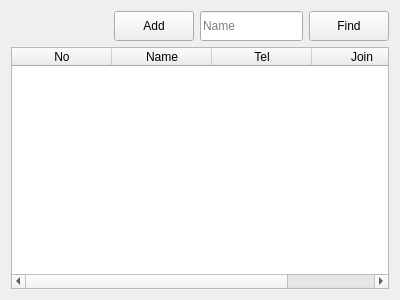
<?xml version="1.0" encoding="UTF-8"?>
<ui version="4.0">
 <class>EmployeeTabWidget</class>
 <widget class="QWidget" name="EmployeeTabWidget">
  <property name="geometry">
   <rect>
    <x>0</x>
    <y>0</y>
    <width>400</width>
    <height>300</height>
   </rect>
  </property>
  <property name="windowTitle">
   <string>Form</string>
  </property>
  <layout class="QGridLayout" name="gridLayout">
   <item row="0" column="0">
    <layout class="QHBoxLayout" name="horizontalLayout">
     <item>
      <spacer name="horizontalSpacer_2">
       <property name="orientation">
        <enum>Qt::Orientation::Horizontal</enum>
       </property>
       <property name="sizeHint" stdset="0">
        <size>
         <width>40</width>
         <height>20</height>
        </size>
       </property>
      </spacer>
     </item>
     <item>
      <spacer name="horizontalSpacer">
       <property name="orientation">
        <enum>Qt::Orientation::Horizontal</enum>
       </property>
       <property name="sizeHint" stdset="0">
        <size>
         <width>40</width>
         <height>20</height>
        </size>
       </property>
      </spacer>
     </item>
     <item>
      <spacer name="horizontalSpacer_3">
       <property name="orientation">
        <enum>Qt::Orientation::Horizontal</enum>
       </property>
       <property name="sizeHint" stdset="0">
        <size>
         <width>40</width>
         <height>20</height>
        </size>
       </property>
      </spacer>
     </item>
     <item>
      <widget class="QPushButton" name="addEmpButton">
       <property name="minimumSize">
        <size>
         <width>0</width>
         <height>30</height>
        </size>
       </property>
       <property name="text">
        <string>Add</string>
       </property>
      </widget>
     </item>
     <item>
      <widget class="QLineEdit" name="empNameLineEdit">
       <property name="minimumSize">
        <size>
         <width>0</width>
         <height>30</height>
        </size>
       </property>
       <property name="placeholderText">
        <string>Name</string>
       </property>
      </widget>
     </item>
     <item>
      <widget class="QPushButton" name="findEmpButton">
       <property name="minimumSize">
        <size>
         <width>0</width>
         <height>30</height>
        </size>
       </property>
       <property name="text">
        <string>Find</string>
       </property>
      </widget>
     </item>
    </layout>
   </item>
   <item row="1" column="0">
    <widget class="QTableWidget" name="tableWidget">
     <attribute name="horizontalHeaderStretchLastSection">
      <bool>true</bool>
     </attribute>
     <column>
      <property name="text">
       <string>No</string>
      </property>
     </column>
     <column>
      <property name="text">
       <string>Name</string>
      </property>
     </column>
     <column>
      <property name="text">
       <string>Tel</string>
      </property>
     </column>
     <column>
      <property name="text">
       <string>Join</string>
      </property>
     </column>
    </widget>
   </item>
  </layout>
 </widget>
 <resources/>
 <connections/>
</ui>
